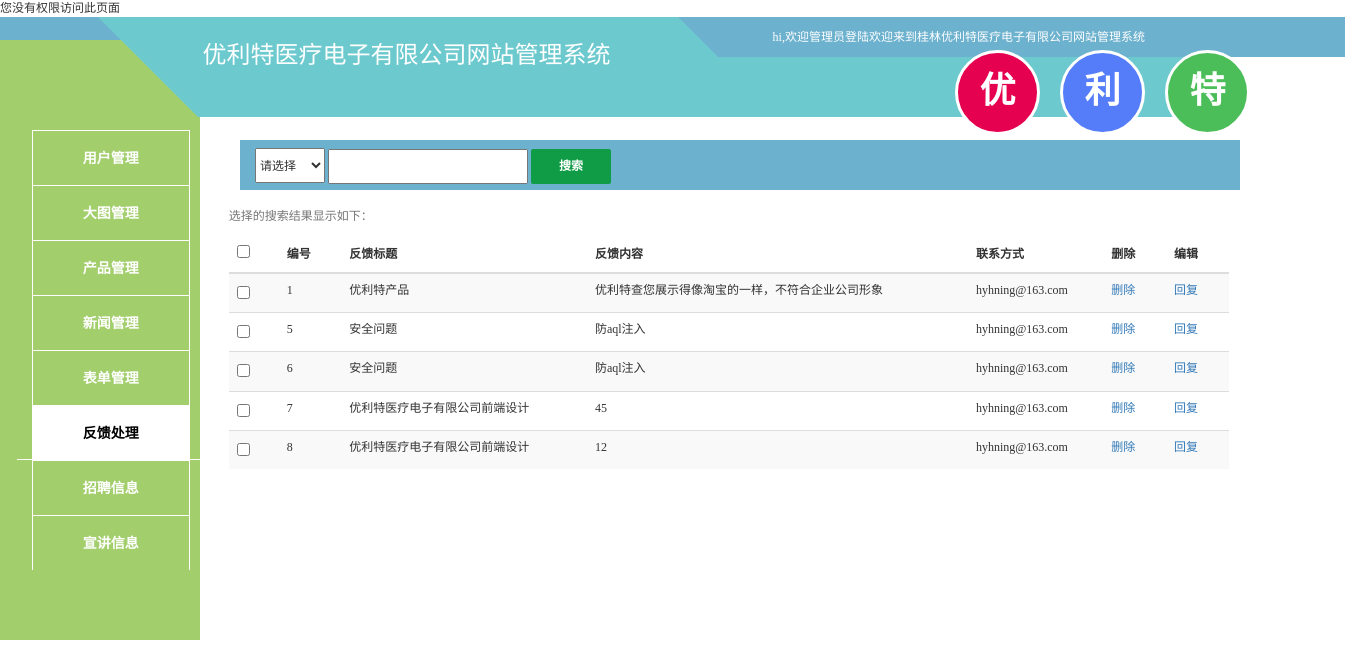
/Admin/feedbackManage.php, run on the app's committed database.
### tables this page shows
CREATE TABLE IF NOT EXISTS `feedback` (
  `id` int(11) NOT NULL AUTO_INCREMENT,
  `title` varchar(50) NOT NULL,
  `content` text NOT NULL,
  `contact` varchar(50) NOT NULL,
  `time` date NOT NULL,
  PRIMARY KEY (`id`)
);

### Admin/feedbackManage.php (the view, shortened to what this page needs)
<!DOCTYPE html>
<html lang="zh-CN">
<head>
	<link rel="stylesheet" type="text/css" href="styles/bootstrap.min.css" />
	<link rel="stylesheet" type="text/css" href="styles/manage.css" />
</head>
<body>
		<?php
		if(isset($_SESSION['username']))
		{
		}
		else
		{
		    echo "您没有权限访问此页面";
		}
	?>
	<div id="header">
		<p >hi,<?php echo "欢迎管理员".$_SESSION['username']."登陆";?>欢迎来到桂林优利特医疗电子有限公司网站管理系统</p>
		<div id="mainthings" class="container-fluid">
			<div class="row">
				<div class="col-md-3 search2" >
					<form method="get">
						<select name="select" onchange="fuzhi(this.options[this.selectedIndex].text)">
							<option>请选择</option>
						</select>
						<input type="text" name="keys">
						<input type="submit" value="搜索" class="searchsub" />
					</form>
				</div>
			</div>
		</div>
			<table id="table1" class="table table-striped">
			<caption>选择<span><?php $select=isset($_GET['selectContent'])?$_GET['selectContent']:NULL; echo $select; ?></span>的搜索结果显示如下：</caption>
				<thead>
					<tr>
						<th><input type="checkbox" /></th>
						<th>编号</th>
						<th class="wtdfirst">反馈标题</th>
						<th>反馈内容</th>
						<th>联系方式</th>
						<th>删除</th>
						<th>编辑</th>
					</tr>
				</thead>
				<tbody class="tbody">
				<?php
					 $select=isset($_GET['selectContent'])?$_GET['selectContent']:NULL;
					 $s=isset($_GET['keys'])?$_GET['keys']:NULL;
						$w = "`title` LIKE '%".$s."%'";
						if(!empty($_GET['keys'])){
							switch ($select) {
								case '反馈标题':
									$w = "`title` LIKE '%".$_GET['keys']."%'";
									break;
								case '反馈内容':
									$w = "`content` LIKE '%".$_GET['keys']."%'";
									break;
								case '联系方式':
									$w = "`contact` LIKE '%".$_GET['keys']."%'";
									break;
								default:
									break;
							}
						}
						else{
							$w = 1;
						}
					$sql = "SELECT * FROM `feedback` WHERE $w  ORDER BY `id` asc";
					$query = mysql_query($sql);
					while($rs = mysql_fetch_array($query)){
				?>
					<tr>
						<td><input type="checkbox" /></td>
						<td><?php echo $rs['id']; ?></td>
						<td><?php echo $rs['title']; ?></td>
						<td><?php echo $rs['content']; ?></td>
						<td><?php echo $rs['contact']; ?></td>
						<td><a href="public/feedback/feedbackdel.php?del=<?php echo $rs['id'] ?>" class="del">删除</a></td>
						<td><a href="public/feedback/feedbackedit.php?id=<?php echo $rs['id'] ?>" class="edit">回复</a></td>
					</tr>
				<?php
				}
				?>
				</tbody>
			</table>
</body>
</html>

### Admin/styles/manage.css (style rules this page uses)
* { padding: 0; margin: 0; }
body { font-size: 12px; color: #333; font-family: 宋体; }
ul { list-style-type: none; }
a { text-decoration: none; }
input { margin:0; padding: 0; vertical-align: m }
#header { width: 100%; height: 300px; z-index: 10; }
#header p { height: 40px; line-height: 40px; background: #6CB1CE; text-align: right; padding-right: 200px; color: #fff; }
#companyname { width: 1200px; position: relative; top: -50px; z-index: 11; }
#companyname .comname { position: absolute; top: 5px; left: 130px; height: 60px; z-index: 12; }
#companyname .combg1 { position: absolute; top: 0; left: 45px; z-index: 10; }
#companyname .combg2 { position: absolute; top: 40px; left: 65px; z-index: 11; }
#companyname .c1 { color: #fff; font-family: 微软雅黑; }
#companyname .c2 { width: 580px; height: 40px; -webkit-transform: skew(60deg); -moz-transform: skew(45deg); -o-transform: skew(45deg); -ms-transform: skew(45deg); transform: skew(45deg); background: #6CC9CE; }
#companyname .c3 { height: 0; width: 1080px; border-top: 60px solid #6CC9CE; border-left: 60px solid transparent; border-right: 40px solid transparent; }
.leftbar { position: absolute; top: 40px; left: 0; z-index: 9; width: 200px; height: 600px; background: #A2CE6C; overflow: hidden; }
.leftbar ul { margin-top: 90px; height: 330px; border-bottom: 1px solid #fff; }
.leftbar ul li { float: left; line-height: 40px; }
.leftbar ul li a { display: block; width: 158px; border: 1px solid #fff; font-size: 14px; border-bottom: none; height: 55px; line-height: 55px; color: #fff; font-weight: bold; text-align: center; }
.leftbar li.leftbarhover a { color: #000; text-decoration: none; background: #fff; }
.topbar { position: absolute; top: 50px; left: 950px; z-index: 11; }
.topbar ul { width: 400px; }
.topbar ul li { float: left; margin-left: 20px; }
.topbar ul li a { width: 85px; height: 85px; background: #E50150; font-size: 36px; border: 3px solid white; border-radius: 45px; color: #fff; line-height: 65px; text-align: center; font-weight: bold; }
.topbar ul li a.resume { background: #557DF9; }
.topbar ul li a.myaccount { background: #4BBE59; }
#mainthings { position: absolute; top: 140px; left: 240px; height: 500px; width: 1000px; overflow: hidden; }
#mainthings .row { height: 50px; background: #6CB1CE; }
#table1 { position: absolute; top: 200px; left: 17%; width: 1000px; overflow: hidden; }
#table1 tr th { height: 20px; line-height: 20px; min-width: 50px; }
.search2 { margin-top: 8px; width: 400px; height: 45px; 1background-color: #333; }
.search2 select { height: 35px; width: 70px; }
.search2 input { height: 35px; width: 200px; }
.searchsub { width: 80px !important; border: 0; background-color: #109B46; color: #fff; font-weight: bold; border-radius: 2px; }

### data on the page
feedback: id "1", title "优利特产品", content "优利特查您展示得像淘宝的一样，不符合企业公司形象", contact "hyhning@163.com"
feedback: id "5", title "安全问题", content "防aql注入", contact "hyhning@163.com"
feedback: id "6", title "安全问题", content "防aql注入", contact "hyhning@163.com"
feedback: id "7", title "优利特医疗电子有限公司前端设计", content "45", contact "hyhning@163.com"
feedback: id "8", title "优利特医疗电子有限公司前端设计", content "12", contact "hyhning@163.com"
